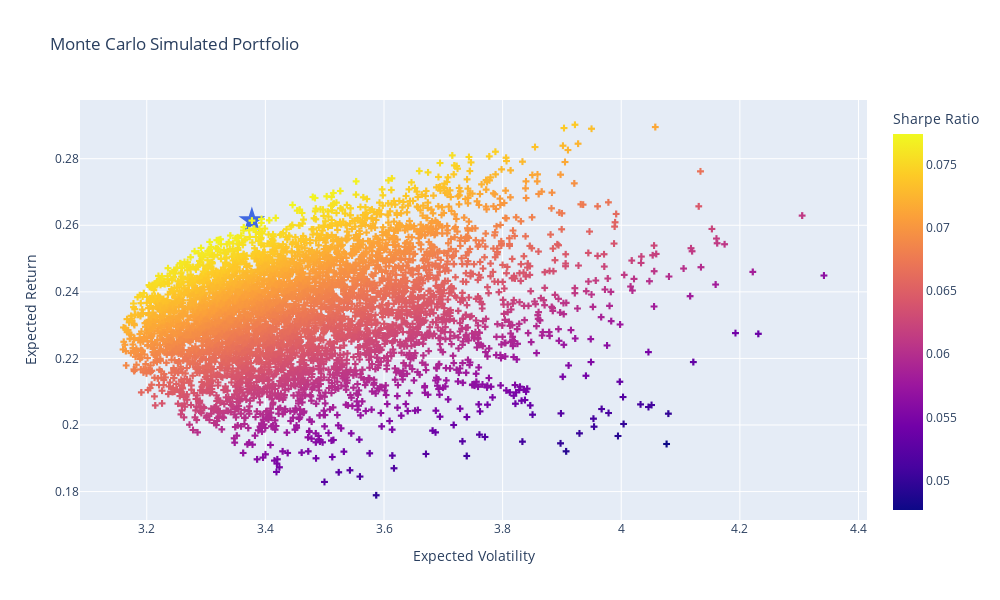

Source (notebook cell):
### Code cell
# Plot simulated portfolio
fig = px.scatter(
    portfolios, x='port_vols', y='port_rets', color='sharpe_ratio', 
    labels={'port_vols': 'Expected Volatility', 'port_rets': 'Expected Return','sharpe_ratio': 'Sharpe Ratio'},
    title="Monte Carlo Simulated Portfolio"
     ).update_traces(mode='markers', marker=dict(symbol='cross'))

# Plot max sharpe 
fig.add_scatter(
    mode='markers', 
    x=[portfolios.iloc[portfolios.sharpe_ratio.idxmax()]['port_vols']], 
    y=[portfolios.iloc[portfolios.sharpe_ratio.idxmax()]['port_rets']], 
    marker=dict(color='RoyalBlue', size=20, symbol='star'),
    name = 'Max Sharpe'
).update(layout_showlegend=False)

# Show spikes
fig.update_xaxes(showspikes=True)
fig.update_yaxes(showspikes=True)
fig.show()

### Figure 1 — Plotly figure (JSON) as saved in the notebook; plotly's stock layout.template omitted (floating-point values rounded to 4 significant figures; data arrays with more than 128 entries replaced by an {"elided": "..."} marker saying what was removed)
{"data": [{"hovertemplate": "Expected Volatility=%{x}<br>Expected Return=%{y}<br>Sharpe Ratio=%{marker.color}<extra></extra>", "legendgroup": "", "marker": {"color": {"elided": "5000 float values"}, "coloraxis": "coloraxis", "symbol": "cross"}, "mode": "markers", "name": "", "showlegend": false, "type": "scattergl", "x": {"elided": "5000 float values"}, "xaxis": "x", "y": {"elided": "5000 float values"}, "yaxis": "y"}, {"marker": {"color": "RoyalBlue", "size": 20, "symbol": "star"}, "mode": "markers", "name": "Max Sharpe", "type": "scatter", "x": [3.377], "y": [0.2614]}], "layout": {"coloraxis": {"colorbar": {"title": {"text": "Sharpe Ratio"}}, "colorscale": [[0, "#0d0887"], [0.1111, "#46039f"], [0.2222, "#7201a8"], [0.3333, "#9c179e"], [0.4444, "#bd3786"], [0.5556, "#d8576b"], [0.6667, "#ed7953"], [0.7778, "#fb9f3a"], [0.8889, "#fdca26"], [1, "#f0f921"]]}, "height": 600, "legend": {"tracegroupgap": 0}, "showlegend": false, "title": {"text": "Monte Carlo Simulated Portfolio"}, "width": 1000, "xaxis": {"anchor": "y", "domain": [0, 1], "showspikes": true, "title": {"text": "Expected Volatility"}}, "yaxis": {"anchor": "x", "domain": [0, 1], "showspikes": true, "title": {"text": "Expected Return"}}}}
